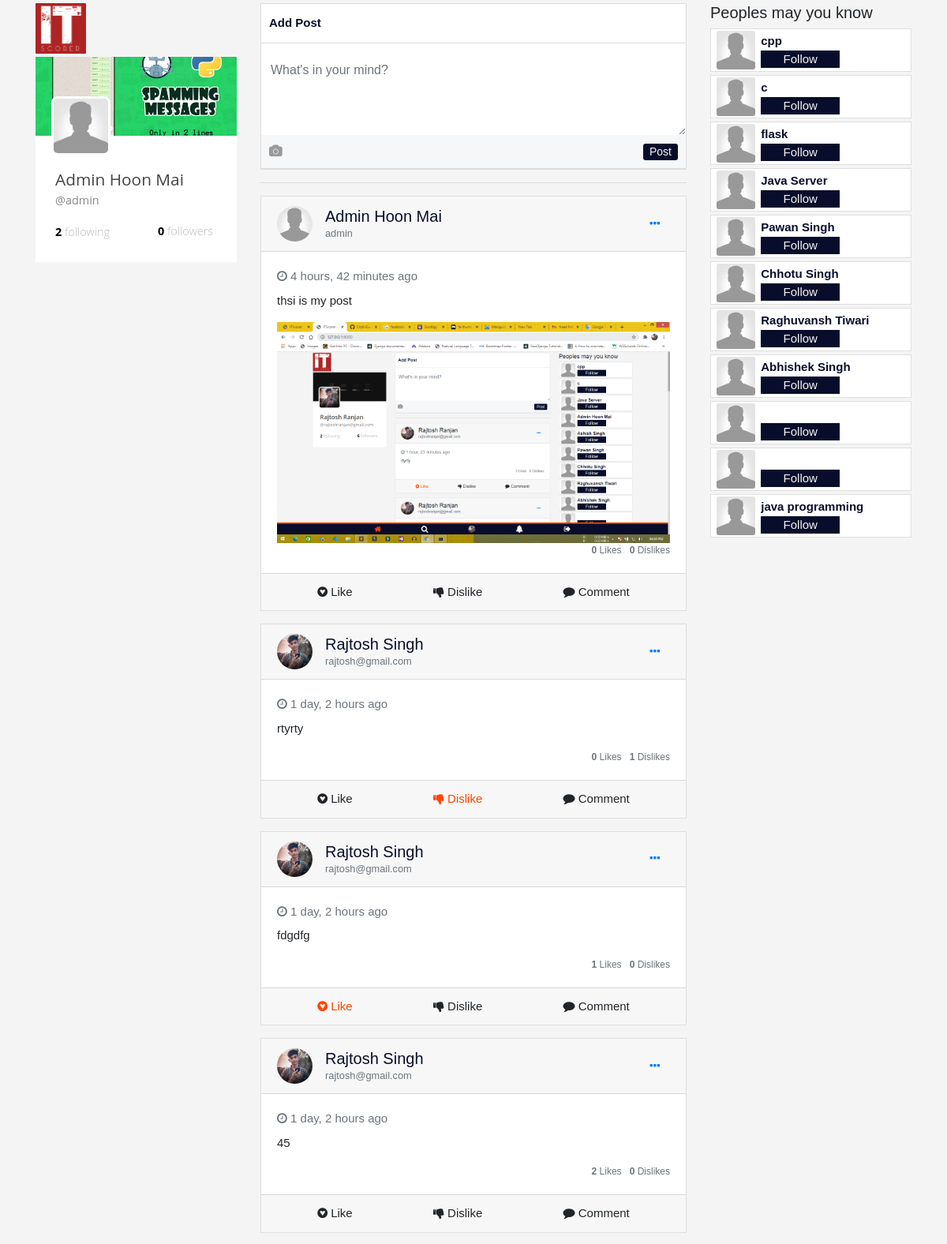
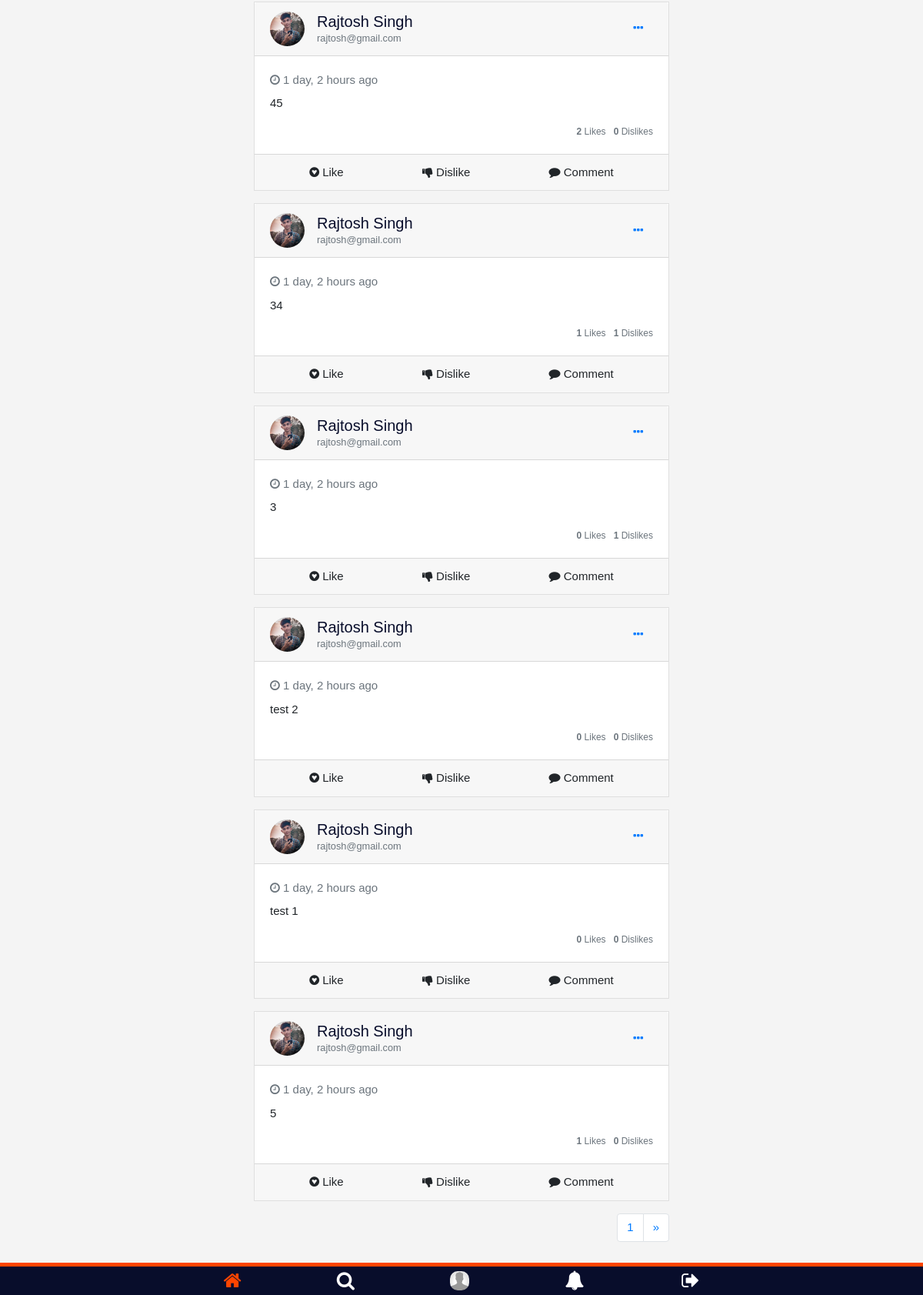
Screenshot of / (signed in) with the database file from the repository (2 pictures, top to bottom).
### user/models.py (models this page shows, shortened)
class Profile(models.Model):
	gen = (('Male', 'Male'), ('Female', 'Female'), ('Other', 'Other'))
	user = models.OneToOneField(User, on_delete = models.CASCADE)
	about_me = models.CharField(max_length=250, null=True)
	birthday = models.DateField(null=True)
	profile_pic = models.ImageField(upload_to = upload_profile_to, null=True, default = 'defaults/profile_pic.jpg')
	cover_image = models.ImageField(upload_to = upload_cover_to, null = True, default= 'defaults/cover_image.jpg')
	gender = models.CharField(choices=gen, max_length=6, null=True)
	followers = models.ManyToManyField(User, related_name='followers', blank=True)
	following = models.ManyToManyField(User, related_name="following", blank=True)
	def non_followed_user(self):
		return set(User.objects.filter(is_active=True))-set(self.following.all())-{self.user}

### main/models.py (models this page shows)
class Post(models.Model):
	user = models.ForeignKey(User, on_delete=models.CASCADE)
	text = models.TextField()
	picture = models.ImageField(null=True, upload_to = upload_post_to,)
	created_at = models.DateTimeField(auto_now_add=True)
	likes = models.ManyToManyField(User,related_name='likes')
	dislikes = models.ManyToManyField(User,related_name='dislikes')

### main/views.py (the view, shortened to what this page needs)
# urls.py: path('', home, name = 'home'),
@login_required
def home(request):
	following_users = list(request.user.profile.following.all())
	following_users.append(request.user)
	posts = Post.objects.filter(user__in = following_users).order_by('-created_at')
	all_post = Paginator(posts,10)
	page = request.GET.get('page')
	try:
		posts = all_post.page(page)
	except PageNotAnInteger:
		posts = all_post.page(1)
	except EmptyPage:
		posts = all_post.page(all_post.num_pages)
	parms = {
		'non_followed_user': request.user.profile.non_followed_user,
		'posts': posts,
	}
	return render(request, 'main/home.html', parms)

### main/templatetags/poll_extras.py (called while the page is built)
@register.filter(name='comments')
def comments(post_id):
	comm = []
	post = Post.objects.get(id=int(post_id))
	for c in Comment.objects.filter(post=post):
		comm.append([c, SubComment.objects.filter(comment=c)])
	return comm

### templates/main/home.html (shortened to what this page needs)
{% extends 'main/base.html' %}
{% load static %}
{% load poll_extras %}
{% block main_body %}
<div class="row">
  <div class="col-md-3 mb-2">
    <div class="brand">
      <img src="{% static 'main/img/logo.png' %}" class="logo w-25">
    </div>
    <div class="w-100 mt-1">
      <div id="header"></div>
      <div id="profile">
        <div class="image">
          <img src="{{request.user.profile.profile_pic.url}}" alt="" />
        </div>
        <div class="name">
          {{request.user.get_full_name}}
        </div>
        <div class="nickname">
          @{{request.user.username}}
        </div>
        <div class="bottom">
          <span class="following" onclick="getFollowings()">
            <span class="count" id="following_count">{{user.profile.following.count}}</span>
            following
          </span>
          <span class="followers" onclick="getFollowers()">
            <span class="count" id="followers_count">{{user.profile.followers.count}}</span>
            followers
          </span>
        </div>
      </div>
    </div>
  </div>
  <div class="col-md-6">
    <div class="well well-sm well-social-post">
      <form method="post" enctype="multipart/form-data"> {% csrf_token %}
        <ul class="list-inline" id=''>
          <li class='list-inline-item font-weight-bold'><a href='#'>Add Post</a></li>
          <li class="list-inline-item"> <input type="file" accept="image/*"
              name="post_image" id="add_post_image" style="visibility: hidden;"></li>
        </ul>
        <textarea class="form-control" placeholder="What's in your mind?"
          name="text" required></textarea>
        <ul class='list-inline post-actions display-inline'>
          <li class="list-inline-item"><a
              onclick="$('#add_post_image').click()"><span class="fa fa-camera"></span></a></li>
          <li class='pull-right list-inline-item'>
            <button type="submit" class='btn-sm mainbtn pb-0 pt-0'>Post</button>
          </li>
        </ul>
      </form>
    </div>
    <hr>
    {% for post in posts %}
    <div class="card mb-3" id="post{{post.id}}">
      <div class="card-header">
        <div class="d-flex justify-content-between align-items-center">
          <div class="d-flex justify-content-between align-items-center">
            <div class="mr-2">
              <img class="rounded-circle" width="45" height="45"
                src="{{post.user.profile.profile_pic.url}}" alt="">
            </div>
            <div class="ml-2">
              <div class="h5 m-0"><a href="{% url 'profile' post.user.username %}">{{post.user.get_full_name}}</a></div>
              <div class="text-muted" style="font-size: 0.8rem;">{{post.user.username}}</div>
            </div>
          </div>
          <div>
            <div class="dropdown">
              <button class="btn btn-link dropdown-toggle" type="button"
                id="gedf-drop1" data-toggle="dropdown" aria-haspopup="true"
                aria-expanded="false">
                <i class="fa fa-ellipsis-h"></i>
              </button>
            </div>
          </div>
        </div>
      </div>
      <div class="card-body">
        <div class="text-muted h7 mb-2"> <i class="fa fa-clock-o"></i>
          {{post.created_at|timesince}} ago</div>
        <p class="card-text">
          {{post.text}}
        </p>
        {% if post.picture %}
        <img src="{{post.picture.url}}" class="w-100 img-fluid">
        {% endif %}
        <small class="text-muted pull-right">
          <b class="likes">{{post.likes.count}}</b> Likes &nbsp;
          <b class="dislikes">{{post.dislikes.count}}</b> Dislikes
        </small>
      </div>
      <div class="card-footer d-flex justify-content-center">
        <p
          {% if request.user in post.likes.all %}
          class="card-link m-auto like_active click" onclick="Post('like-back',
          '{{post.id}}')"
          {% else %}
          class="card-link m-auto click" onclick="Post('like', '{{post.id}}')"
          {% endif %}>
          <i class="fa fa-gittip"></i> Like</p>
        <p
          {% if request.user in post.dislikes.all %}
          class="card-link m-auto like_active click"
          onclick="Post('dislike-back', '{{post.id}}')"
          {% else %}
          class="card-link m-auto click" onclick="Post('dislike',
          '{{post.id}}')"
          {% endif %}><i class="fa fa-thumbs-down"></i> Dislike</p>
        <a class="card-link m-auto click" data-toggle="collapse"
          data-target="#post{{post.id}}comments" aria-expanded="false"
          aria-controls="post{{post.id}}comments"><i class="fa fa-comment"></i>
          Comment</a>
      </div>
    </div>
    {% endfor %}
    <div class="float-right">
      <nav aria-label="Page navigation example">
        <ul class="pagination">
          <li class="page-item"><a class="page-link" href="#">{{posts.number}}</a></li>
          {% if posts.has_next %}
          <li class="page-item">
            <a class="page-link" href="?page={{posts.next_page_number}}"
              aria-label="Next">
              <span aria-hidden="true">&raquo;</span>
            </a>
          </li>
          {% endif %}
        </ul>
      </nav>
    </div>
  </div>
  <div class="col-md-3">
    <h5>Peoples may you know</h5>
    {% for usr in non_followed_user %}
    <div class="card mb-1" style="max-width: 540px;">
      <div class="row no-gutters">
        <div class="col-3 text-center align-items-center d-flex" style="">
          <a href="{% url 'profile' usr %}" class="m-auto"><img
              src="{{usr.profile.profile_pic.url}}" class="card-img m-auto"
              style="width: 49px" alt="..."></a>
        </div>
        <div class="col-9">
          <div class="card-body p-0 mb-1 mt-1">
            <a href="{% url 'profile' usr %}"><b class="card-title">{{usr.get_full_name}}</b></a><br>
            <button class="followbtn" onclick="Follow(this, '{{usr}}')">
              {% if usr in request.user.profile.followers.all %}
              Follow Back
              {% else %}
              Follow
              {% endif %}
            </button>
          </div>
        </div>
      </div>
    </div>
    {% endfor %}
  </div>
</div>
{% endblock main_body %}

### templates/main/base.html (shortened to what this page needs)
<!DOCTYPE html>
{% load static %}
<html>
<head>
    <link href="{% static 'main/css/font-awesome/css/font-awesome.min.css' %}" rel="stylesheet">
    <link href="{% static 'main/css/bootstrap.min.css' %}" rel="stylesheet">
    <link href="{% static 'main/css/style.css' %}" rel="stylesheet">
</head>
<body>
    <main class="container mt-1 pb-2">
        {% block main_body %}
        {% endblock main_body %}
    </main>
    <br><br>
    <footer>
            <div class="bottom_nav" id="bottom_nav">
                <ul>
                    <li><a  href="{% url 'home' %}" class="active"><abbr title="Home"><i class="fa fa-home" aria-hidden="true"></i></abbr></a></li>
                    <li><a href="{% url 'search' %}"><abbr title="Search"><i class="fa fa-search" aria-hidden="true" ></i></abbr></a></li>
                    {% if request.user.is_authenticated %}
                    <li><a href="{% url 'profile' request.user.username%}"><abbr title="profile"><img class="menu" src="{{request.user.profile.profile_pic.url}}"></abbr></a></li>
                    <li>
                        <a  href="#" onclick="showNotifications()"
                        id=""
                        data-container="body"
                        data-toggle="popover"
                        data-placement="top"
                        data-container="body"
                        title="Notifications <a href='#' class='float-right pl-1'><small id='clear_notifications'>Clear</small></a>"
                        data-html="true"
                        data-content="<div id = 'notifications'>please wait ...</div>"
                        >
                            <abbr title="Notifications"><i class="fa fa-bell" aria-hidden="true"></i></abbr>
                        </a>
                    </li>
                    <li><a  href="{% url 'logout' %}"><abbr title="Log Out"><i class="fa fa-sign-out" aria-hidden="true"></i></abbr></a></li>
                    {% else %}
                    <li><a  href="{% url 'login' %}"><abbr title="Log In"><i class="fa fa-sign-in" aria-hidden="true"></i></abbr></a></li>
                    <li><a href="{% url 'signup' %}"><abbr title="Sign Up"><i class="fa fa-user-plus" aria-hidden="true"></i></abbr></a></li>
                    {% endif %}
                </ul>
            </div>
    </footer>
</body>
</html>

### static/main/css/style.css (style rules this page uses)
* { margin: 0; padding: 0; }
body { font: 15px/1.5 Arial, Helvetica, sans-serif; background-color: #f4f4f4; }
footer { width: 100%; background-color: #080d2b; color: #ffffff; min-height: 30px; border-top:#ff4500 5px solid; position: fixed; bottom: 0; }
footer ul { margin: 0; padding: 0; text-align: center; }
footer li { display: inline; padding: 0 5% 0 5%; display: inline; }
footer ul li .menu { width: 25px; border-radius: 10px; margin-top: -3px; }
footer a { color:#ffffff; text-decoration: none; text-transform: uppercase; font-size: 25px; }
a.active { display: inline; color: #ff4500; font-weight: bold; }
.dropdown-toggle::after { content: none; display: none; }
a { color: #080d2b; }
#profile { height: 160px; background: white; position: relative; box-sizing: border-box; padding-top: 40px; padding-left: 25px; font-family: 'Open Sans', sans-serif; }
#profile .image { position: absolute; top: -50px; left: 20px; height: 75px; width: 75px; border-radius: 10px; }
#profile .image img { width: inherit; height: inherit; border:solid white; border-radius: 8px; }
#profile .name { font-size: 1.3rem; font-weight: 500; color: #444; }
#profile .nickname { color: #888; font-size: 0.9rem; padding-bottom: 7px; }
.following, .followers { font-family: 'Open Sans', sans-serif; font-size: 0.9rem; color: #bbb; font-weight: 300; }
.followers { float: right; padding-right: 30px; }
.bottom { margin-top: 10px; }
.count { color: black; font-family: 'Open Sans', sans-serif; font-size: 0.9rem; font-weight: 700; }
.mainbtn { color: #f4f4f4; background-color: #080d2b; }
button, button:hover, button:focus { border: none; }
.followbtn { width: 100px; background-color:#080d2b; color: #f4f4f4; margin: auto; }
.well-social-post { border-radius: 0; background-color: #ffffff; border: 1px solid #ddd; padding:0; }
.well-social-post .glyphicon, .well-social-post .fa, .well-social-post [class^='icon-'], .well-social-post [class*='icon-'] { font-weight: bold; color: #999999; }
.well-social-post a, .well-social-post a:hover, .well-social-post a:active, .well-social-post a:focus { text-decoration: none; }
.well-social-post .list-inline { border-bottom: 1px solid #ddd; padding-bottom: 10px; }
.well-social-post .list-inline li { position: relative; }
.well-social-post .form-control { width: 100%; min-height: 100px; border: none; border-radius: 0; box-shadow: none; }
.well-social-post .list-inline { padding: 10px; }
.well-social-post .list-inline li + li { margin-left: 10px; }
.well-social-post .post-actions { margin: 0; background-color: #f6f7f8; border-top-color: #e9eaed; }
.like_active { color:#ff4500; }
code, kbd, pre, .img-rounded, .img-thumbnail, .img-circle, .form-control, .btn, .btn-link, .dropdown-menu, .list-group-item, .input-group-addon, .input-group-btn, .nav-tabs a, .nav-pills a, .navbar, .navbar-toggle, .icon-bar, .breadcrumb, .pagination, .pager *, .label, .badge, .jumbotron, .thumbnail, .alert, .progress, .panel, .well, .modal-content, .tooltip-inner, .popover, .popover-title, .card, .card-footer, .carousel-indicators li { border-radius:0 !important; }

### rows the page displays
Post: user.profile.profile_pic (picture), user.get_full_name "Admin Hoon Mai", user.username "admin", created_at "4 hours, 42 minutes", text "thsi is my post", picture (picture), likes.count "0", dislikes.count "0"
Post: user.profile.profile_pic (picture), user.get_full_name "Rajtosh Singh", user.username "rajtosh@gmail.com", created_at "1 day, 2 hours", text "rtyrty", likes.count "0", dislikes.count "1"
Post: user.profile.profile_pic (picture), user.get_full_name "Rajtosh Singh", user.username "rajtosh@gmail.com", created_at "1 day, 2 hours", text "fdgdfg", likes.count "1", dislikes.count "0"
Post: user.profile.profile_pic (picture), user.get_full_name "Rajtosh Singh", user.username "rajtosh@gmail.com", created_at "1 day, 2 hours", text "45", likes.count "2", dislikes.count "0"
Post: user.profile.profile_pic (picture), user.get_full_name "Rajtosh Singh", user.username "rajtosh@gmail.com", created_at "1 day, 2 hours", text "45", likes.count "2", dislikes.count "0"
Post: user.profile.profile_pic (picture), user.get_full_name "Rajtosh Singh", user.username "rajtosh@gmail.com", created_at "1 day, 2 hours", text "34", likes.count "1", dislikes.count "1"
Post: user.profile.profile_pic (picture), user.get_full_name "Rajtosh Singh", user.username "rajtosh@gmail.com", created_at "1 day, 2 hours", text "3", likes.count "0", dislikes.count "1"
Post: user.profile.profile_pic (picture), user.get_full_name "Rajtosh Singh", user.username "rajtosh@gmail.com", created_at "1 day, 2 hours", text "test 2", likes.count "0", dislikes.count "0"
Post: user.profile.profile_pic (picture), user.get_full_name "Rajtosh Singh", user.username "rajtosh@gmail.com", created_at "1 day, 2 hours", text "test 1", likes.count "0", dislikes.count "0"
Post: user.profile.profile_pic (picture), user.get_full_name "Rajtosh Singh", user.username "rajtosh@gmail.com", created_at "1 day, 2 hours", text "5", likes.count "1", dislikes.count "0"

### other values shown
{{ request.user.get_full_name }} "Admin Hoon Mai"
{{ request.user.username }} "admin"
{{ user.profile.following.count }} "2"
{{ user.profile.followers.count }} "0"
{{ posts.number }} "1"
{{ usr.get_full_name }} "cpp"
{{ usr.get_full_name }} "c"
{{ usr.get_full_name }} "flask"
{{ usr.get_full_name }} "Java Server"
{{ usr.get_full_name }} "Pawan Singh"
{{ usr.get_full_name }} "Chhotu Singh"
{{ usr.get_full_name }} "Raghuvansh Tiwari"
{{ usr.get_full_name }} "Abhishek Singh"
{{ usr.get_full_name }} "java programming"
